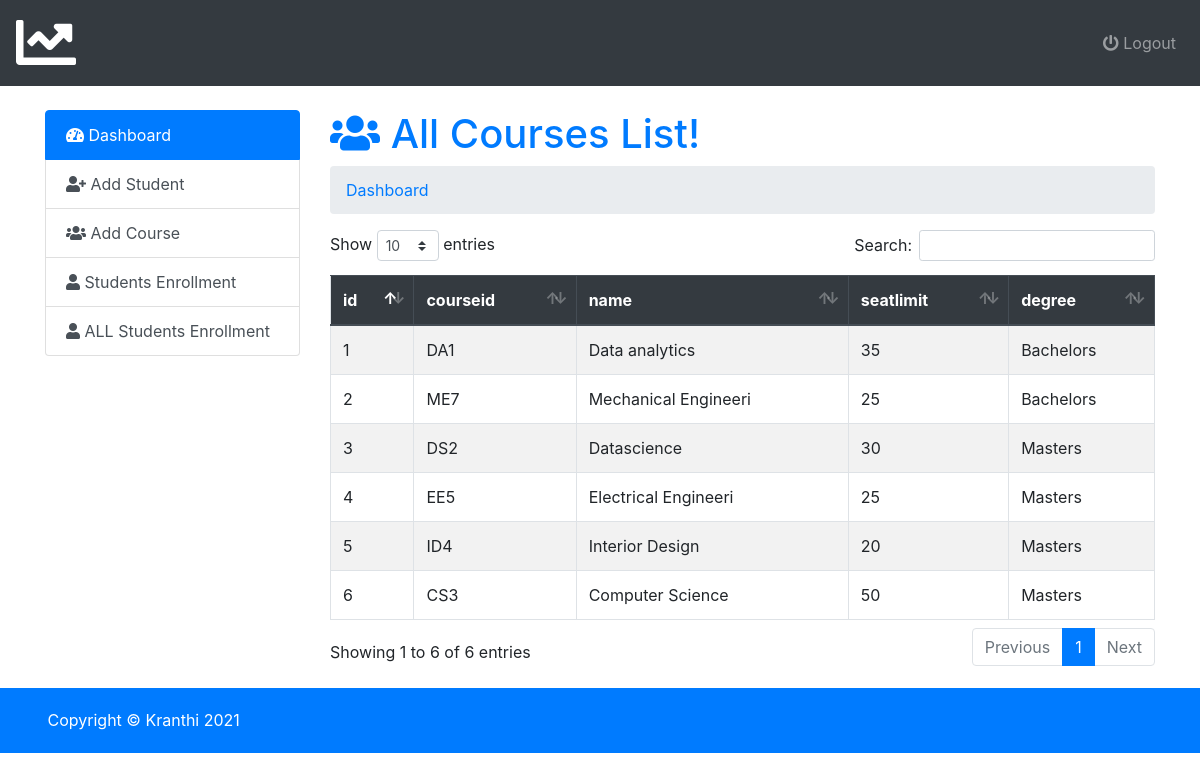
Page /admin/dashboard-index.php?page=all-courses on the committed database.
### tables this page shows
CREATE TABLE Course (id integer AUTO_INCREMENT, courseid varchar(20), name varchar(20), seatlimit int(20), degree varchar(15), PRIMARY KEY(id));

### admin/all-courses.php (the view, shortened to what this page needs)
<h1 class="text-primary"><i class="fas fa-users"></i>  All Courses List!<small class="text-warning"></small></h1>
<nav aria-label="breadcrumb">
  <ol class="breadcrumb">
     <li class="breadcrumb-item" aria-current="page"><a href="dashboard-index.php">Dashboard </a></li>
  </ol>
</nav>
<table class="table  table-striped table-hover table-bordered" id="data">
  <thead class="thead-dark">
    <tr>
      <th scope="col">id</th>
      <th scope="col">courseid</th>
      <th scope="col">name</th>
      <th scope="col">seatlimit</th>
      <th scope="col">degree</th>
    </tr>
  </thead>
  <tbody>
    <?php
      $query=mysqli_query($db_con,'SELECT * FROM course');
      $i=1;
      while ($result = mysqli_fetch_array($query)) { ?>
      <tr>
        <?php
        echo '<td>'.$i.'</td>
          <td>'.$result['courseid'].'</td>
          <td>'.$result['name'].'</td>
          <td>'.$result['seatlimit'].'</td>
          <td>'.$result['degree'].'</td>
          ';?>
      </tr>
     <?php $i++;} ?>
  </tbody>
</table>

### admin/dashboard-index.php (shortened to what this page needs)
<!doctype html>
<html lang="en">
  <head>
    <link rel="stylesheet" href="../css/bootstrap.min.css">
    <link rel="stylesheet" href="../css/dataTables.bootstrap4.min.css">
    <link rel="stylesheet" href="../css/fontawesome.min.css">
    <link rel="stylesheet" href="../css/solid.min.css">
    <link rel="stylesheet" href="https://cdnjs.cloudflare.com/ajax/libs/animate.css/4.0.0/animate.min.css"/>
    <link rel="stylesheet" type="text/css" href="../css/style.css">
  </head>
  <body>
<nav class="navbar navbar-expand-lg navbar-dark bg-dark">
  <a class="navbar-brand" href="dashboard-index.php"><i class="fas fa-chart-line fa-3x"></i></a>
  <div class="navbar-collapse collapse justify-content-end" id="navbarSupportedContent">
    <ul class="nav navbar-nav ">
      <li class="nav-item"><a class="nav-link" href="logout.php"><i class="fa fa-power-off"></i> Logout</a></li>
    </ul>
  </div>
</nav>
<br>
    <div class="container">
        <div class="row">
          <div class="col-md-3">
            <div class="list-group">
              <a href="dashboard-index.php?page=dashboard" class="list-group-item list-group-item-action active">
               <i class="fas fa-tachometer-alt"></i> Dashboard
              </a>
              <a href="dashboard-index.php?page=add-student" class="list-group-item list-group-item-action"><i class="fa fa-user-plus"></i> Add Student</a>
              <a href="dashboard-index.php?page=add-courses" class="list-group-item list-group-item-action"><i class="fa fa-users"></i> Add Course</a>
              <a href="dashboard-index.php?page=student-enrollments" class="list-group-item list-group-item-action"><i class="fa fa-user"></i> Students Enrollment</a>
              <a href="dashboard-index.php?page=allstudentenrollments" class="list-group-item list-group-item-action"><i class="fa fa-user"></i> ALL Students Enrollment</a>
            </div>
          </div>
          <div class="col-md-9">
             <div class="content">
                 <?php
                   if (isset($_GET['page'])) {
                    $page = $_GET['page'].'.php';
                    }else{
                      $page = 'dashboard.php';
                    }
                    if (file_exists($page)) {
                      require_once $page;
                    }else{
                      require_once '404.php';
                    }
                  ?>
             </div>
        </div>
        </div>
    </div>
    <footer>
      <div class="container">
      <p>Copyright &copy; Kranthi <?php echo date('Y') ?></p>
      </div>
    </footer>
  </body>
</html>

### css/style.css (style rules this page uses)
footer { background: #007BFF; color:#fff; padding: 20px 0px 5px 5px; margin-top: 20px; }

### rows in the picture
course: courseid "DA1", name "Data analytics", seatlimit "35", degree "Bachelors"
course: courseid "ME7", name "Mechanical Engineeri", seatlimit "25", degree "Bachelors"
course: courseid "DS2", name "Datascience", seatlimit "30", degree "Masters"
course: courseid "EE5", name "Electrical Engineeri", seatlimit "25", degree "Masters"
course: courseid "ID4", name "Interior Design", seatlimit "20", degree "Masters"
course: courseid "CS3", name "Computer Science", seatlimit "50", degree "Masters"
